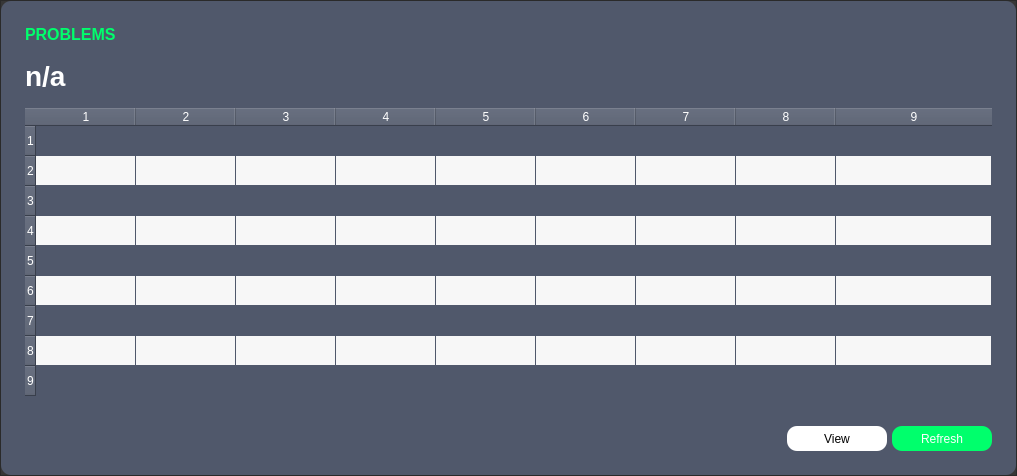
      <widget class="QWidget" name="pageProblems">
       <property name="sizePolicy">
        <sizepolicy hsizetype="MinimumExpanding" vsizetype="MinimumExpanding">
         <horstretch>0</horstretch>
         <verstretch>0</verstretch>
        </sizepolicy>
       </property>
       <layout class="QGridLayout" name="gridLayout_3">
        <property name="leftMargin">
         <number>0</number>
        </property>
        <property name="topMargin">
         <number>0</number>
        </property>
        <property name="rightMargin">
         <number>0</number>
        </property>
        <property name="bottomMargin">
         <number>0</number>
        </property>
        <property name="spacing">
         <number>0</number>
        </property>
        <item row="0" column="0">
         <widget class="QFrame" name="frameProblems">
          <property name="enabled">
           <bool>true</bool>
          </property>
          <property name="sizePolicy">
           <sizepolicy hsizetype="MinimumExpanding" vsizetype="MinimumExpanding">
            <horstretch>0</horstretch>
            <verstretch>0</verstretch>
           </sizepolicy>
          </property>
          <property name="minimumSize">
           <size>
            <width>0</width>
            <height>0</height>
           </size>
          </property>
          <property name="accessibleDescription">
           <string>backgroundFrame</string>
          </property>
          <property name="styleSheet">
           <string notr="true">background-color: rgb(55,55,55);</string>
          </property>
          <property name="frameShape">
           <enum>QFrame::StyledPanel</enum>
          </property>
          <property name="frameShadow">
           <enum>QFrame::Raised</enum>
          </property>
          <property name="lineWidth">
           <number>1</number>
          </property>
          <layout class="QGridLayout" name="gridLayout_13">
           <property name="leftMargin">
            <number>0</number>
           </property>
           <property name="topMargin">
            <number>0</number>
           </property>
           <property name="rightMargin">
            <number>0</number>
           </property>
           <property name="bottomMargin">
            <number>0</number>
           </property>
           <property name="horizontalSpacing">
            <number>0</number>
           </property>
           <item row="0" column="0">
            <widget class="QFrame" name="frameProblemsContent">
             <property name="sizePolicy">
              <sizepolicy hsizetype="MinimumExpanding" vsizetype="MinimumExpanding">
               <horstretch>0</horstretch>
               <verstretch>0</verstretch>
              </sizepolicy>
             </property>
             <property name="maximumSize">
              <size>
               <width>16777215</width>
               <height>16777215</height>
              </size>
             </property>
             <property name="accessibleDescription">
              <string>backgroundFrame</string>
             </property>
             <property name="styleSheet">
              <string notr="true">background-color: rgb(80,88,107);
border-radius: 10px;</string>
             </property>
             <property name="frameShape">
              <enum>QFrame::StyledPanel</enum>
             </property>
             <property name="frameShadow">
              <enum>QFrame::Raised</enum>
             </property>
             <layout class="QGridLayout" name="gridLayout_12">
              <property name="leftMargin">
               <number>24</number>
              </property>
              <property name="topMargin">
               <number>24</number>
              </property>
              <property name="rightMargin">
               <number>24</number>
              </property>
              <property name="bottomMargin">
               <number>24</number>
              </property>
              <property name="horizontalSpacing">
               <number>5</number>
              </property>
              <property name="verticalSpacing">
               <number>16</number>
              </property>
              <item row="3" column="4">
               <widget class="QPushButton" name="pushButtonRefreshProblems">
                <property name="sizePolicy">
                 <sizepolicy hsizetype="Fixed" vsizetype="Fixed">
                  <horstretch>0</horstretch>
                  <verstretch>0</verstretch>
                 </sizepolicy>
                </property>
                <property name="minimumSize">
                 <size>
                  <width>100</width>
                  <height>25</height>
                 </size>
                </property>
                <property name="cursor">
                 <cursorShape>PointingHandCursor</cursorShape>
                </property>
                <property name="accessibleDescription">
                 <string>successButton</string>
                </property>
                <property name="autoFillBackground">
                 <bool>false</bool>
                </property>
                <property name="styleSheet">
                 <string notr="true">background-color: rgb(0, 255, 108);
color: rgb(255, 255, 255);</string>
                </property>
                <property name="text">
                 <string>Refresh</string>
                </property>
                <property name="default">
                 <bool>false</bool>
                </property>
                <property name="flat">
                 <bool>false</bool>
                </property>
               </widget>
              </item>
              <item row="2" column="0" colspan="5">
               <widget class="QTableWidget" name="tableWidgetProblems">
                <property name="sizePolicy">
                 <sizepolicy hsizetype="MinimumExpanding" vsizetype="MinimumExpanding">
                  <horstretch>0</horstretch>
                  <verstretch>0</verstretch>
                 </sizepolicy>
                </property>
                <property name="font">
                 <font>
                  <pointsize>11</pointsize>
                  <weight>50</weight>
                  <italic>false</italic>
                  <bold>false</bold>
                 </font>
                </property>
                <property name="styleSheet">
                 <string notr="true">background-color: rgb(80,88,107);
color: rgb(255,255,255);</string>
                </property>
                <property name="frameShape">
                 <enum>QFrame::StyledPanel</enum>
                </property>
                <property name="frameShadow">
                 <enum>QFrame::Plain</enum>
                </property>
                <property name="lineWidth">
                 <number>1</number>
                </property>
                <property name="horizontalScrollBarPolicy">
                 <enum>Qt::ScrollBarAsNeeded</enum>
                </property>
                <property name="sizeAdjustPolicy">
                 <enum>QAbstractScrollArea::AdjustToContents</enum>
                </property>
                <property name="autoScroll">
                 <bool>true</bool>
                </property>
                <property name="autoScrollMargin">
                 <number>16</number>
                </property>
                <property name="editTriggers">
                 <set>QAbstractItemView::NoEditTriggers</set>
                </property>
                <property name="dragDropOverwriteMode">
                 <bool>true</bool>
                </property>
                <property name="alternatingRowColors">
                 <bool>true</bool>
                </property>
                <property name="selectionMode">
                 <enum>QAbstractItemView::SingleSelection</enum>
                </property>
                <property name="selectionBehavior">
                 <enum>QAbstractItemView::SelectRows</enum>
                </property>
                <property name="textElideMode">
                 <enum>Qt::ElideLeft</enum>
                </property>
                <property name="verticalScrollMode">
                 <enum>QAbstractItemView::ScrollPerPixel</enum>
                </property>
                <property name="horizontalScrollMode">
                 <enum>QAbstractItemView::ScrollPerPixel</enum>
                </property>
                <property name="showGrid">
                 <bool>true</bool>
                </property>
                <property name="gridStyle">
                 <enum>Qt::NoPen</enum>
                </property>
                <property name="sortingEnabled">
                 <bool>true</bool>
                </property>
                <property name="cornerButtonEnabled">
                 <bool>false</bool>
                </property>
                <property name="rowCount">
                 <number>9</number>
                </property>
                <property name="columnCount">
                 <number>9</number>
                </property>
                <attribute name="horizontalHeaderCascadingSectionResizes">
                 <bool>false</bool>
                </attribute>
                <attribute name="horizontalHeaderShowSortIndicator" stdset="0">
                 <bool>true</bool>
                </attribute>
                <attribute name="horizontalHeaderStretchLastSection">
                 <bool>true</bool>
                </attribute>
                <attribute name="verticalHeaderCascadingSectionResizes">
                 <bool>false</bool>
                </attribute>
                <attribute name="verticalHeaderStretchLastSection">
                 <bool>false</bool>
                </attribute>
                <row/>
                <row/>
                <row/>
                <row/>
                <row/>
                <row/>
                <row/>
                <row/>
                <row/>
                <column/>
                <column/>
                <column/>
                <column/>
                <column/>
                <column/>
                <column/>
                <column/>
                <column/>
               </widget>
              </item>
              <item row="0" column="0">
               <widget class="QLabel" name="labelProblems">
                <property name="font">
                 <font>
                  <family>Segoe UI</family>
                  <pointsize>12</pointsize>
                  <weight>75</weight>
                  <bold>true</bold>
                 </font>
                </property>
                <property name="cursor">
                 <cursorShape>ArrowCursor</cursorShape>
                </property>
                <property name="accessibleDescription">
                 <string>titleLabel</string>
                </property>
                <property name="styleSheet">
                 <string notr="true">
	color: rgb(0, 255, 108);</string>
                </property>
                <property name="text">
                 <string>PROBLEMS</string>
                </property>
                <property name="scaledContents">
                 <bool>true</bool>
                </property>
                <property name="openExternalLinks">
                 <bool>false</bool>
                </property>
                <property name="textInteractionFlags">
                 <set>Qt::LinksAccessibleByMouse</set>
                </property>
               </widget>
              </item>
              <item row="1" column="0" colspan="4">
               <widget class="QLabel" name="labelCurrentDate3">
                <property name="font">
                 <font>
                  <family>Segoe UI</family>
                  <pointsize>21</pointsize>
                  <weight>75</weight>
                  <bold>true</bold>
                 </font>
                </property>
                <property name="cursor">
                 <cursorShape>ArrowCursor</cursorShape>
                </property>
                <property name="accessibleDescription">
                 <string>normalLabel</string>
                </property>
                <property name="styleSheet">
                 <string notr="true">color: rgb(255, 255, 255);</string>
                </property>
                <property name="frameShape">
                 <enum>QFrame::NoFrame</enum>
                </property>
                <property name="text">
                 <string>n/a</string>
                </property>
                <property name="textFormat">
                 <enum>Qt::AutoText</enum>
                </property>
                <property name="scaledContents">
                 <bool>true</bool>
                </property>
                <property name="alignment">
                 <set>Qt::AlignLeading|Qt::AlignLeft|Qt::AlignTop</set>
                </property>
                <property name="openExternalLinks">
                 <bool>false</bool>
                </property>
                <property name="textInteractionFlags">
                 <set>Qt::LinksAccessibleByMouse</set>
                </property>
               </widget>
              </item>
              <item row="3" column="3">
               <widget class="QPushButton" name="pushButtonProblemsView">
                <property name="sizePolicy">
                 <sizepolicy hsizetype="Fixed" vsizetype="Fixed">
                  <horstretch>0</horstretch>
                  <verstretch>0</verstretch>
                 </sizepolicy>
                </property>
                <property name="minimumSize">
                 <size>
                  <width>100</width>
                  <height>25</height>
                 </size>
                </property>
                <property name="cursor">
                 <cursorShape>PointingHandCursor</cursorShape>
                </property>
                <property name="accessibleDescription">
                 <string>neutralButton</string>
                </property>
                <property name="autoFillBackground">
                 <bool>false</bool>
                </property>
                <property name="styleSheet">
                 <string notr="true">background-color: rgb(255, 255, 255);
color: rgb(0, 0, 0);</string>
                </property>
                <property name="text">
                 <string>View</string>
                </property>
                <property name="default">
                 <bool>false</bool>
                </property>
                <property name="flat">
                 <bool>false</bool>
                </property>
               </widget>
              </item>
             </layout>
            </widget>
           </item>
          </layout>
         </widget>
        </item>
       </layout>
      </widget>
